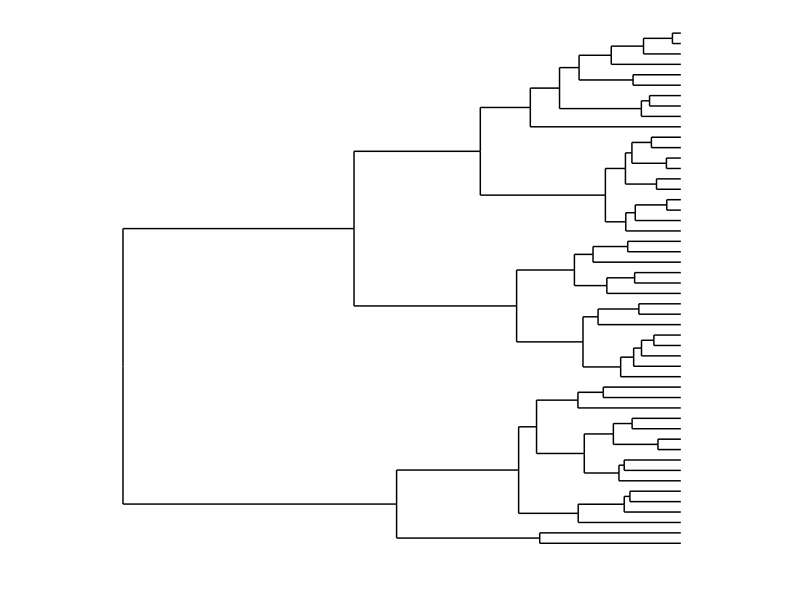
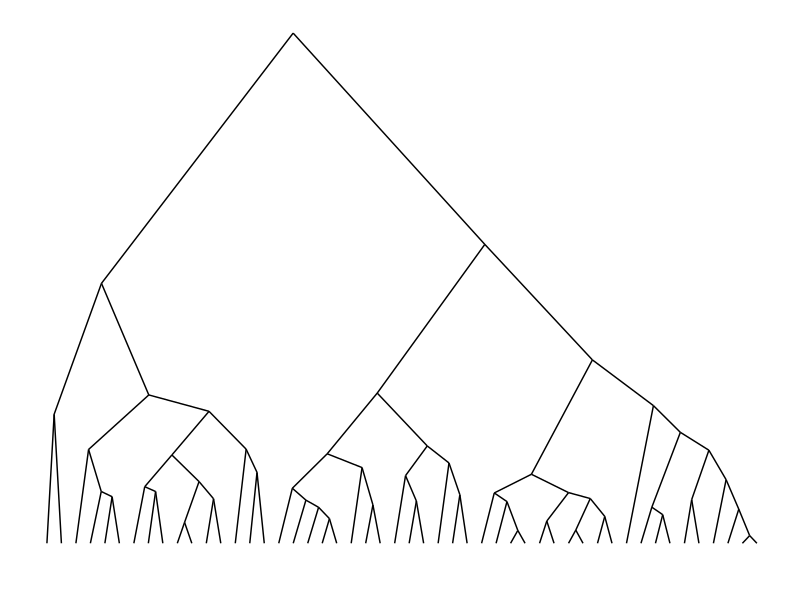
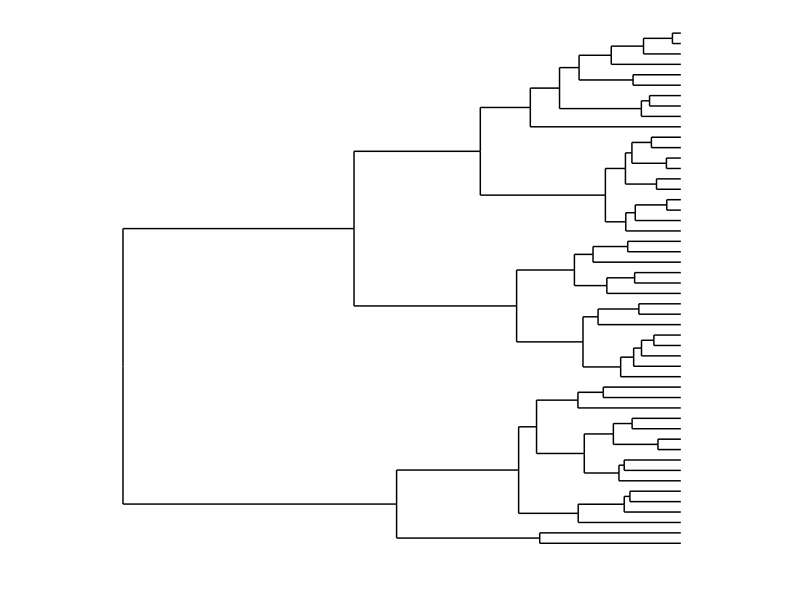
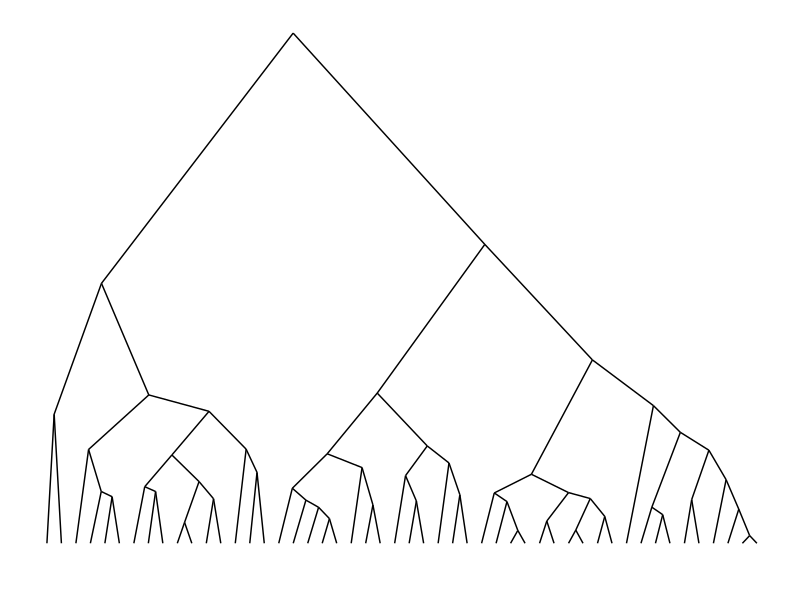
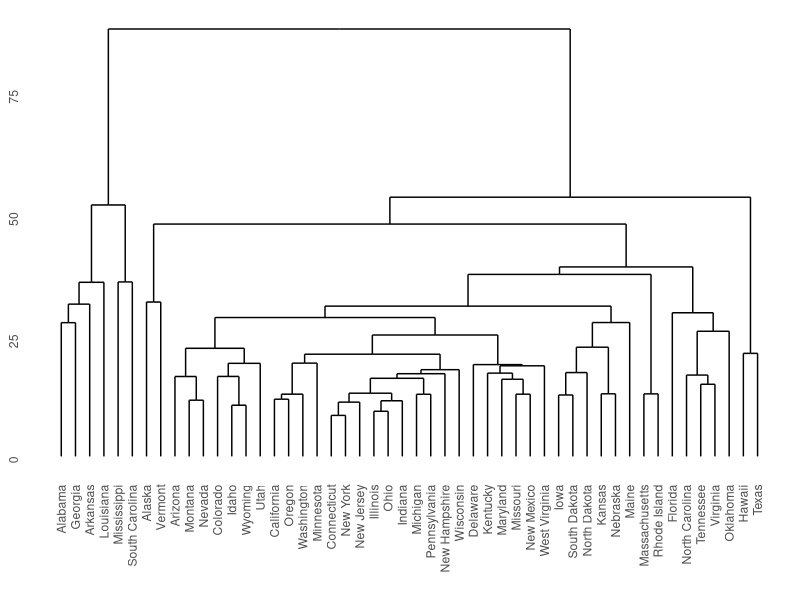
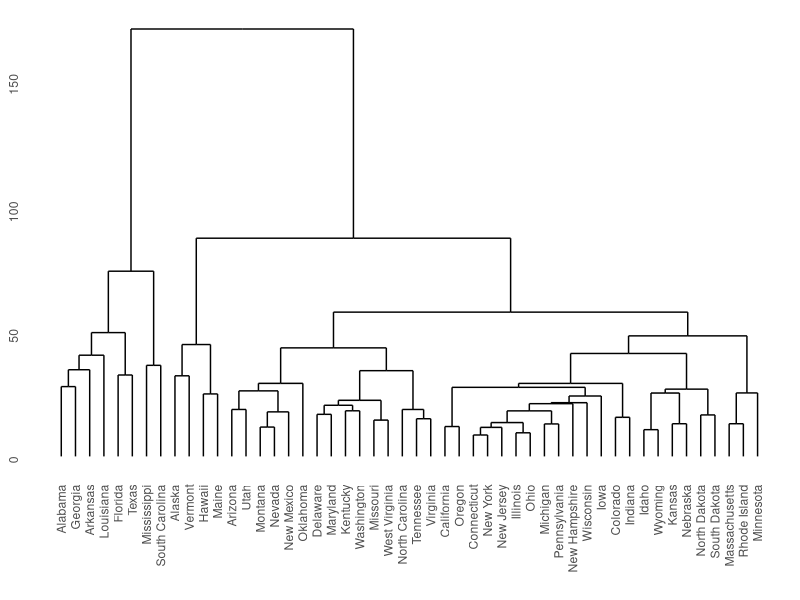

Recreate these plots in R, in order.
library(ggdendro)


### Name: dendro_data
### Title: Extract cluster data from a model into a list of data frames.
### Aliases: dendro_data dendro_data.default dendro_data.dendrogram
###   dendro_data.hclust dendro_data.twins

### ** Examples

require(ggplot2)

### Demonstrate dendro_data.dendrogram

model <- hclust(dist(USArrests), "ave")
dendro <- as.dendrogram(model)

# Rectangular lines
ddata <- dendro_data(dendro, type="rectangle")
ggplot(segment(ddata)) + 
  geom_segment(aes(x=x, y=y, xend=xend, yend=yend)) + 
  coord_flip() + 
  scale_y_reverse(expand=c(0.2, 0)) + 
  theme_dendro()

# Triangular lines
ddata <- dendro_data(dendro, type="triangle")
ggplot(segment(ddata)) + 
  geom_segment(aes(x=x, y=y, xend=xend, yend=yend)) + 
  theme_dendro()

# Demonstrate dendro_data.hclust

require(ggplot2)
hc <- hclust(dist(USArrests), "ave")

# Rectangular lines
hcdata <- dendro_data(hc, type="rectangle")
ggplot(segment(hcdata)) + 
  geom_segment(aes(x=x, y=y, xend=xend, yend=yend)) + 
  coord_flip() + 
  scale_y_reverse(expand=c(0.2, 0)) + 
  theme_dendro()

# Triangular lines
hcdata <- dendro_data(hc, type="triangle")
ggplot(segment(hcdata)) + 
  geom_segment(aes(x=x, y=y, xend=xend, yend=yend)) +
  theme_dendro()


### Demonstrate the twins of agnes and diana, from package cluster

if(require(cluster)){
  model <- agnes(votes.repub, metric = "manhattan", stand = TRUE)
  dg <- as.dendrogram(model)
  ggdendrogram(dg)
}


if(require(cluster)){
  model <- diana(votes.repub, metric = "manhattan", stand = TRUE)
  dg <- as.dendrogram(model)
  ggdendrogram(dg)
}
